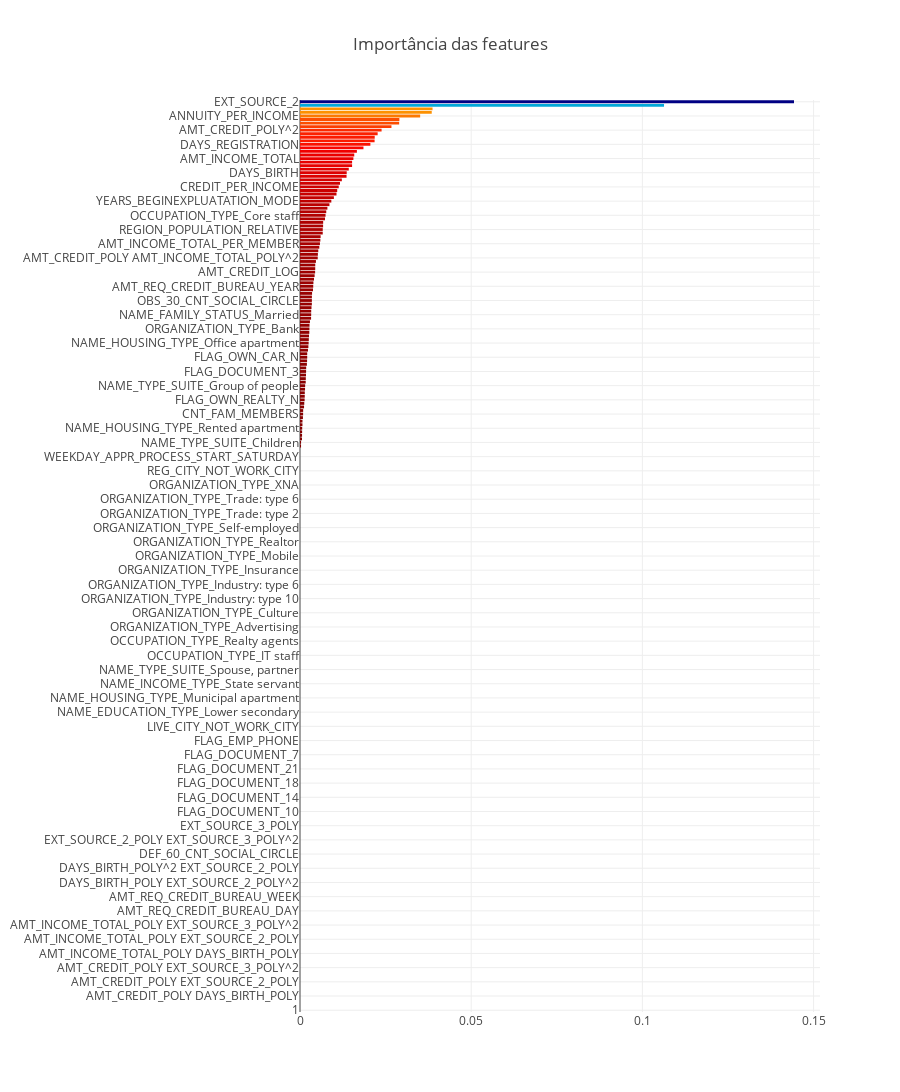

Write notebook code for a chart like this one.
### Markdown cell above
Valor ideal para n_estimators é 90.

### Code cell
param2 = {'max_depth': np.arange(2, 10, 1), 'min_samples_split': np.arange(100, 1201, 100)} 
grid2 = GridSearchCV(estimator = GradientBoostingClassifier(learning_rate = 0.1,
                                                                n_estimators = 90,
                                                                max_features = 'sqrt',
                                                                subsample = 0.8,
                                                                random_state = 10), 
param_grid = param2, scoring = 'roc_auc', n_jobs = 4, iid = False, cv = 5) 
grid2.fit(x_train, y_train) 

display(grid2.grid_scores_, grid2.best_params_, grid2.best_score_)
draw_feature_importance(grid2.best_estimator_.feature_importances_, x_train.columns)

### Figure 1 — Plotly figure (JSON) as saved in the notebook; plotly's stock layout.template omitted (floating-point values rounded to 4 significant figures; data arrays with more than 128 entries replaced by an {"elided": "..."} marker saying what was removed)
{"data": [{"marker": {"color": {"elided": "257 float values"}, "colorscale": "Jet", "reversescale": true}, "name": "Importância das features", "orientation": "h", "type": "bar", "uid": "90b89aa6-edff-11e8-ac29-605718f38acb", "x": {"elided": "257 float values"}, "y": {"elided": "257 str values"}}], "layout": {"height": 4000, "margin": {"l": 300}, "title": "Importância das features", "width": 900, "yaxis": {"showgrid": true}}}
